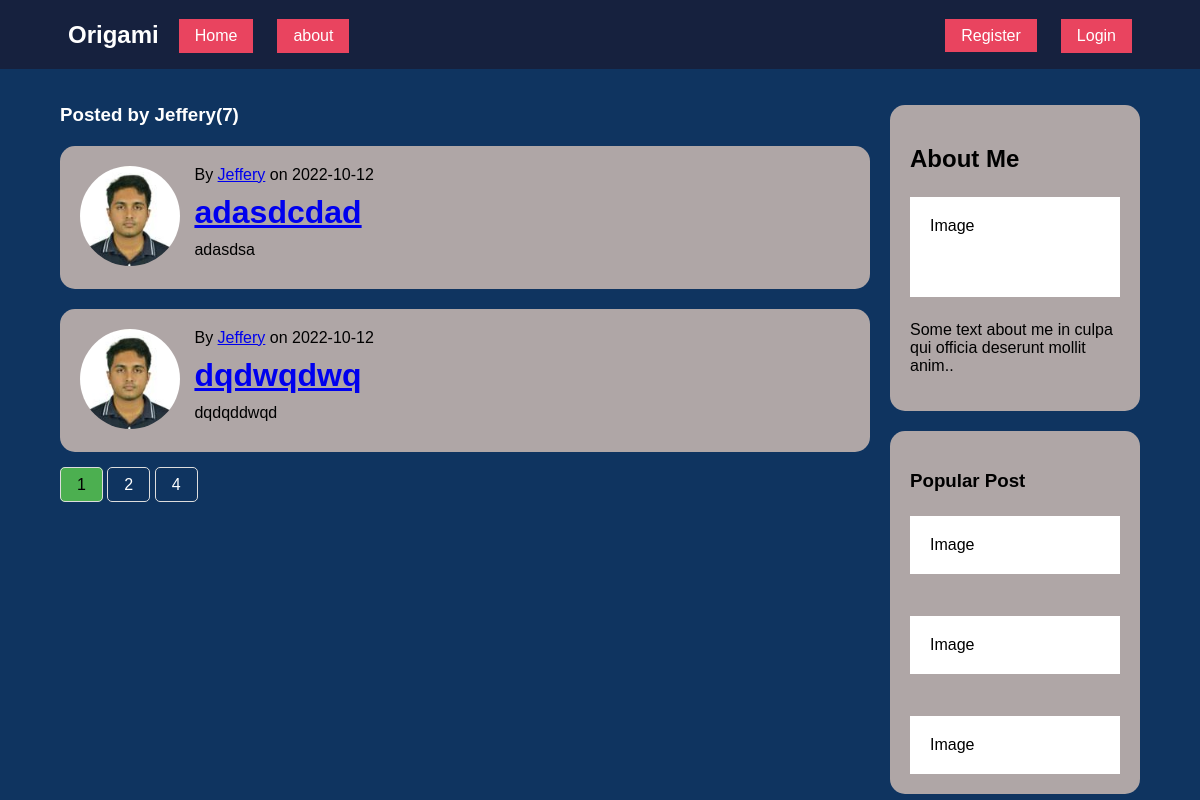
/user/Jeffery, run on the app's committed database.
### origami/models.py (models this page shows, shortened)
class User(db.Model, UserMixin):
    id = db.Column(db.Integer, primary_key=True)
    username = db.Column(db.String(20), unique=True, nullable=False)
    email = db.Column(db.String(120), unique=True, nullable=False)
    image_file = db.Column(db.String(20), nullable=False, default='default.jpg')
    password = db.Column(db.String(60), nullable=False)
    posts = db.relationship('Post', backref='author', lazy=True)

class Post(db.Model):
    id = db.Column(db.Integer, primary_key=True)
    title = db.Column(db.String(100), nullable=False)
    date_posted = db.Column(db.DateTime, nullable=False, default=datetime.utcnow)
    content = db.Column(db.Text, nullable=False)
    user_id = db.Column(db.Integer, db.ForeignKey('user.id'), nullable=False)

### origami/routes.py (the view)
@app.route("/user/<string:username>")
def user_posts(username):
    page = request.args.get('page', 1, type=int)
    user =User.query.filter_by(username=username).first_or_404()
    origami = Post.query.filter_by(author=user)\
        .order_by(Post.date_posted.desc())\
        .paginate(page=page, per_page=2)
    return render_template('user_posts.html', posts=origami, user=user)

### origami/templates/user_posts.html
{% extends "layout.html" %}
{% block content %}
<div class="leftcolumn">
    <h3>Posted by {{user.username}}({{posts.total}})</h3>
    {% for post in posts.items %}
        <div class="card">
            <img src="{{url_for('static',filename='profile_pics/'+ post.author.image_file)}}" class="profile-pic image-size" alt="users profile pics">
            <div class="text-file">
                <p>By <a href="{{url_for('user_posts', username=post.author.username)}}">{{ post.author.username }}</a> on {{ post.date_posted.strftime('%Y-%m-%d') }}</p>
                <h1><a href="{{url_for('post',post_id = post.id)}}">{{ post.title }}</a></h1>
                <p>{{ post.content }}</p>
            </div>
        </div>
    {% endfor %}
    {% for page_num in posts.iter_pages(left_edge=1, right_edge=1, left_current=1, right_current=2) %}
        {% if page_num %}
        <div class="pagination">
            {% if posts.page == page_num %}
                <a href="{{url_for('user_posts', username=user.username, page=page_num)}}" class="active">{{ page_num }}</a>
            {% else %}
                <a href="{{url_for('user_posts', username=user.username, page=page_num)}}">{{ page_num }}</a>
            {% endif %}
        </div>
        {% endif %}
    {% endfor %}
</div>
{% endblock content %}

### origami/static/css/style.css (style rules this page uses)
:root { box-sizing: border-box; }
body { margin: 0; background-color: #0F3460; font-family: Arial, Helvetica, sans-serif; }
body * + * { margin-top: 1.5em; }
.leftcolumn { float:left; width:75%; margin-top: 0; }
.card { background-color: #afa6a6; padding: 20px; margin-top: 20px; border-radius: 15px; }
.profile-pic { display: inline-block; vertical-align:top; border-radius: 50%; }
.text-file { display: inline-block; margin: 0; margin-left: 10px; }
.text-file h1, .text-file p { margin: 0 0 10px 0; }
.card:after { content: ""; display: table; clear: both; }
.image-size { width: 100px; }
.pagination { display: inline-block; margin-bottom: 50px; }
.pagination a { color:white; float: center; padding: 8px 16px; text-decoration: none; border-radius: 5px; border: 1px solid #ddd; }
.pagination a.active { background: #4caf50; color: black; }
.leftcolumn h3 { color: white; }

### data on the page
User: username "Jeffery"
Post: image_file (picture), author.username "Jeffery", date_posted "2022-10-12", title "adasdcdad", content "adasdsa"
Post: image_file (picture), author.username "Jeffery", date_posted "2022-10-12", title "dqdwqdwq", content "dqdqddwqd"

### other printed values
{{ posts.total }} "7"
{{ page_num }} "1"
{{ page_num }} "2" "4"
